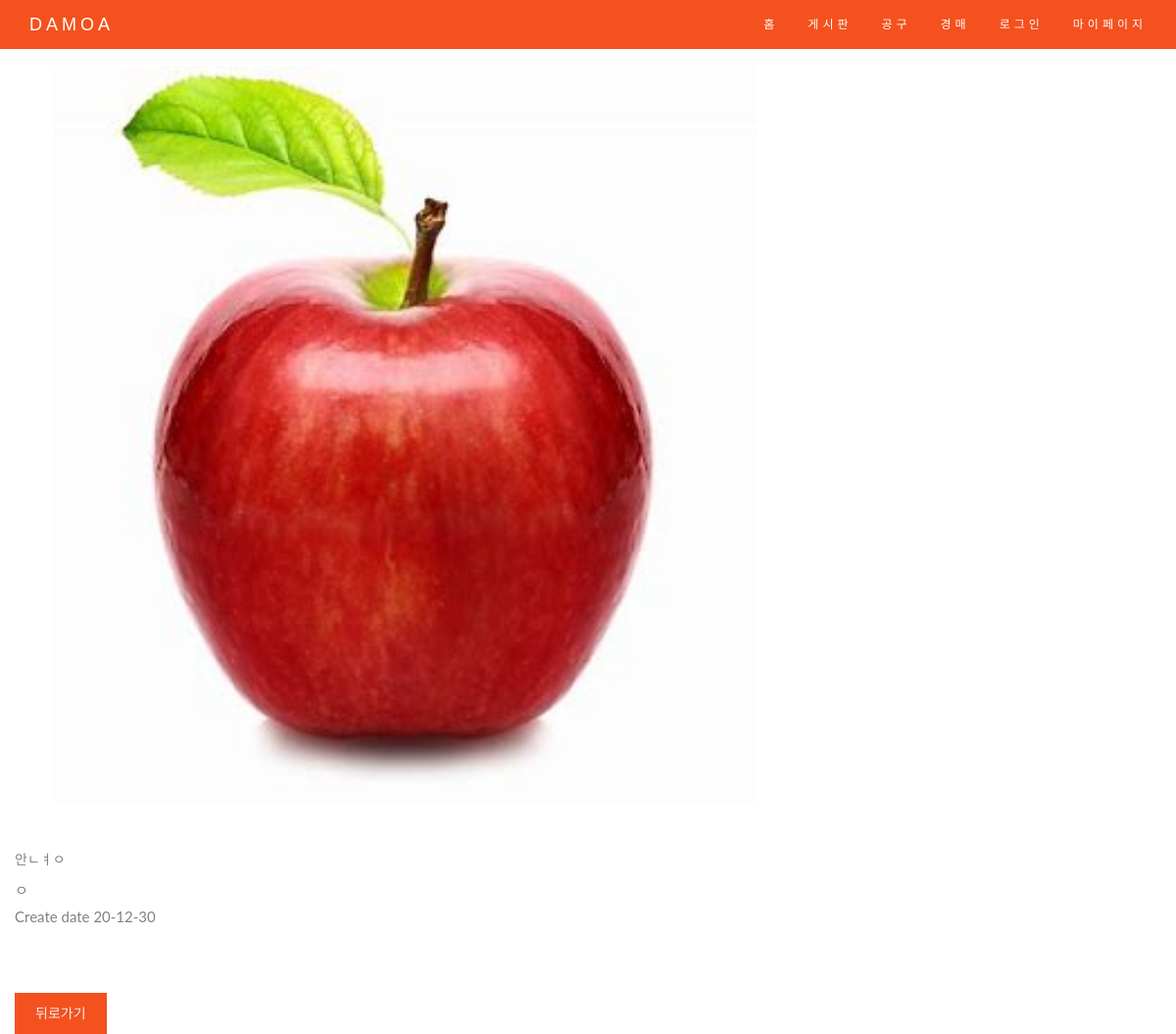
/board/detail/1/, run on the app's committed database.
### board/models.py (models this page shows)
class BoardWrite(models.Model): # 상품 등록
    writer = models.CharField(max_length=10) # 작성자
    up_date = models.DateTimeField('date published', auto_now=True) # 작성시간
    title = models.CharField(max_length=30, null=False) # 상품명
    image = models.ImageField(upload_to='images/', null = True, blank=True)
    content = models.TextField(null=True,blank=True) # 상세 내용
    lookup = models.PositiveIntegerField(default=0) # 조회수

### board/views.py (the view)
# urls.py: path('detail/<int:id>/', views.detail, name='detail'), # 상품 상세
def detail(request, id):
    post = get_object_or_404(BoardWrite, pk=id)
    post.lookup = post.lookup + 1
    post.save()
    log = request.session.get('log')
    context = {'post':post, 'a' : request.user.is_authenticated, 'log':log}
    return render(request, 'board/detail.html', context)

### board/templates/board/detail.html (shortened to what this page needs)
<!doctype html>
<html lang="en">
  <head>
    <link
        rel="stylesheet"
        href="http://maxcdn.bootstrapcdn.com/bootstrap/3.3.6/css/bootstrap.min.css">
    <link
        rel="stylesheet"
        href="https://stackpath.bootstrapcdn.com/bootstrap/3.3.1/css/bootstrap.min.css"
>
    <link
        rel="stylesheet"
        href="https://cdnjs.cloudflare.com/ajax/libs/magnific-popup.js/1.1.0/magnific-popup.min.css">
  </head>
  <body  id="myPage" data-spy="scroll" data-target=".navbar" data-offset="60">
      <nav class="navbar navbar-default navbar-fixed-top">
          <div class="container">
              <div class="navbar-header">
                  <a class="navbar-brand" href="{% url 'main' %}">DAMOA</a>
              </div>
              <div class="collapse navbar-collapse" id="myNavbar">
                  <ul class="nav navbar-nav navbar-right">
                      <li>
                          <a href="{% url 'main' %}">홈</a>
                      </li>
                      <li>
                          <a href="{% url 'boardmain' %}">게시판</a>
                      </li>
                      <li>
                          <a href="{% url 'gmain' %}">공구</a>
                      </li>
                      <li>
                          <a href='{% url "mainA"%}'>경매</a>
                      </li>
                      <li>
                        {% if log == 1 %}
                        <a class="nav-link" href="{% url 'logout' %}">로그아웃</a>
                        {% else %}
                        <a class="nav-link" href="{% url 'login' %}">로그인</a>
                        {% endif %}
                    </li>
                      <li>
                          <a href="{% url 'mymain' %}">마이페이지</a>
                      </li>
                  </ul>
              </div>
          </div>
      </nav>
    <br>
    <div class="container">
        <div class="card justify-content-center" style="width: 70%;">
            {% if post.image %}
            <img style="width:100%;padding:5% 5% 5% 5%;" src="{{ post.image }}">
            {% endif %}
            <div class="card-body">
              <h5 class="card-title">{{post.title}}</h5>
              <p class="card-text">{{post.content}}<br>Create date {{post.up_date|date:"y-m-d"}}</p>
              <br>
              {% if request.user.username == post.writer %}
              <form action="{% url 'boardedit' post.id%}">
                <input class="btn btn-dark" type="submit" value="수정하기">
              </form>
              <br>
              <form action="{% url 'boarddelete' post.id%}">
                <input class="btn btn-dark" type="submit" value="삭제하기">
              </form>
              <br>
              <form action="{% url 'boardmain'%}">
                <input class="btn btn-dark" type="submit" value="뒤로가기">
              </form>
              {% else %}
            </div>
          </div>
          <br>
          <form action="{% url 'boardmain'%}">
            <input class="btn btn-dark" type="submit" value="뒤로가기">
          </form>
          {% endif %}
    </div>
  </body>
</html>

### board/templates/board/detail.html (style rules this page uses)
body { font: 400 15px Lato, sans-serif; line-height: 1.8; color: #818181; width: 80%; }
.btn { padding: 10px 20px; background-color: #f4511e; border: 1px solid #f4511e; color: #f1f1f1; border-radius: 0; transition: 0.2s; }
.navbar { margin-bottom: 0; background-color: #f4511e; z-index: 9999; border: 0; font-size: 12px !important; line-height: 1.42857143 !important; letter-spacing: 4px; border-radius: 0; font-family: Montserrat, sans-serif; }
.navbar .navbar-brand, .navbar li a { color: #fff !important; }

### data on the page
BoardWrite: title "안ㄴㅕㅇ", content "ㅇ", up_date "20-12-30"
